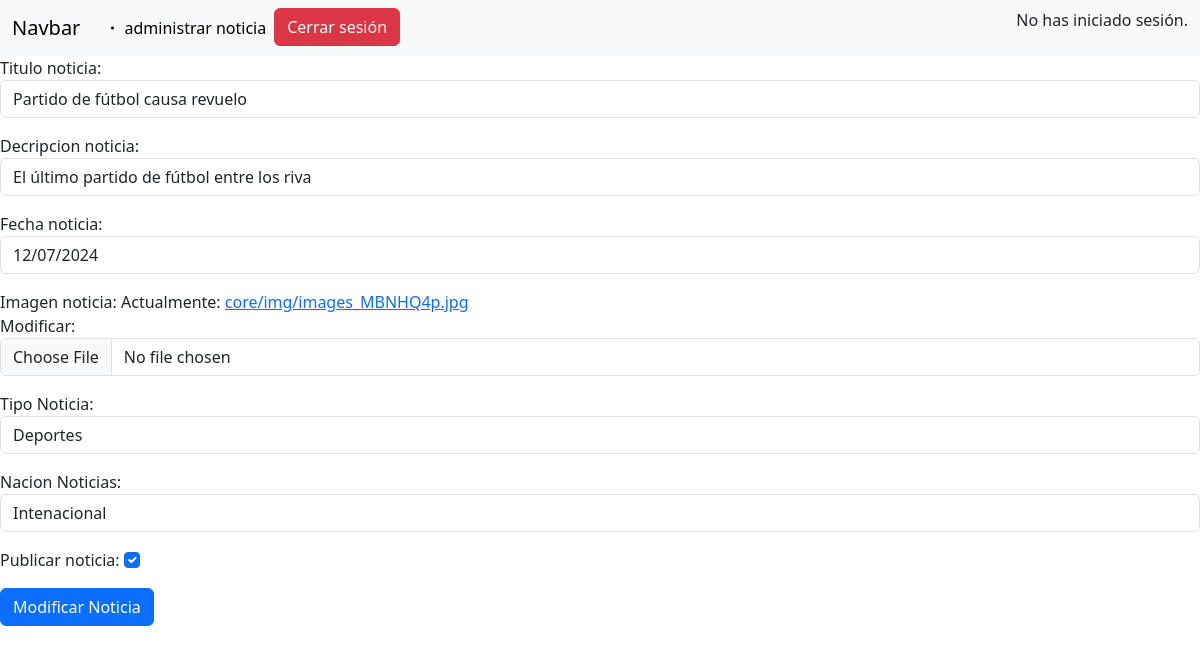
Screenshot of /administrar-noticia/editar-noticia/5/ with the database file from the repository.
### noticias/models.py (models this page shows, shortened)
class Noticia(models.Model):
    id_noticia = models.AutoField(primary_key=True)
    titulo_noticia =models.CharField(max_length=80)
    decripcion_noticia = models.CharField(max_length=1000)
    fecha_noticia = models.DateField()
    imagen_noticia = models.ImageField(upload_to='core/img/', default='core/img/eventoGenerico.jpg')
    id_tipo_noticia = models.ForeignKey(tipoNoticia, on_delete=models.CASCADE, verbose_name='Tipo Noticia')
    id_Nacion_Noticias = models.ForeignKey(NacionNoticias, on_delete=models.CASCADE, verbose_name='Nacion Noticias')
    publicar_noticia = models.BooleanField(default=False)

class tipoNoticia(models.Model):
    id_tipo_noticia = models.AutoField(primary_key=True)
    descripcion_tipo_noticia = models.CharField(max_length=80)
    def __str__(self):
        return self.descripcion_tipo_noticia

### noticias/views.py (the view)
# urls.py: path('administrar-noticia/editar-noticia/<int:id_noticia>/', editar_noticia, name='modificar-noticia'),
def editar_noticia(request, id_noticia):
    noticias = get_object_or_404(Noticia, id_noticia=id_noticia)
    if request.method == 'POST':
        form = NoticiaFormMod(request.POST, request.FILES, instance=noticias)
        if form.is_valid():
            form.save()
            return redirect('administrar-noticia')
    else:
        form = NoticiaFormMod(instance=noticias)
    return render(request, 'core/administrador-noticias/noticias/modificar-noticias.html', {'form': form, 'noticias': noticias})

### noticias/models.py (called while the page is built)
    def __str__(self):
        return self.descripcion_Nacion_Noticias

### noticias/templates/core/administrador-noticias/noticias/modificar-noticias.html (shortened to what this page needs)
{% extends "../base-inicio-logueado.html" %}
{% load static %}
{% block content %}
<div class="crear-usuario-conteiner">
    <form method="POST" enctype="multipart/form-data">
        {{ form.as_p }}
        <button type="submit" class="btn btn-primary">Modificar Noticia</button>
    </form>
</div>
{% endblock %}

### rows the page displays
Noticia: titulo_noticia "Partido de fútbol causa revuelo", decripcion_noticia "El último partido de fútbol entre los riva", fecha_noticia "12/07/2024", id_Nacion_Noticias "Intenacional", publicar_noticia "☑"
tipoNoticia: id_tipo_noticia "Deportes"
